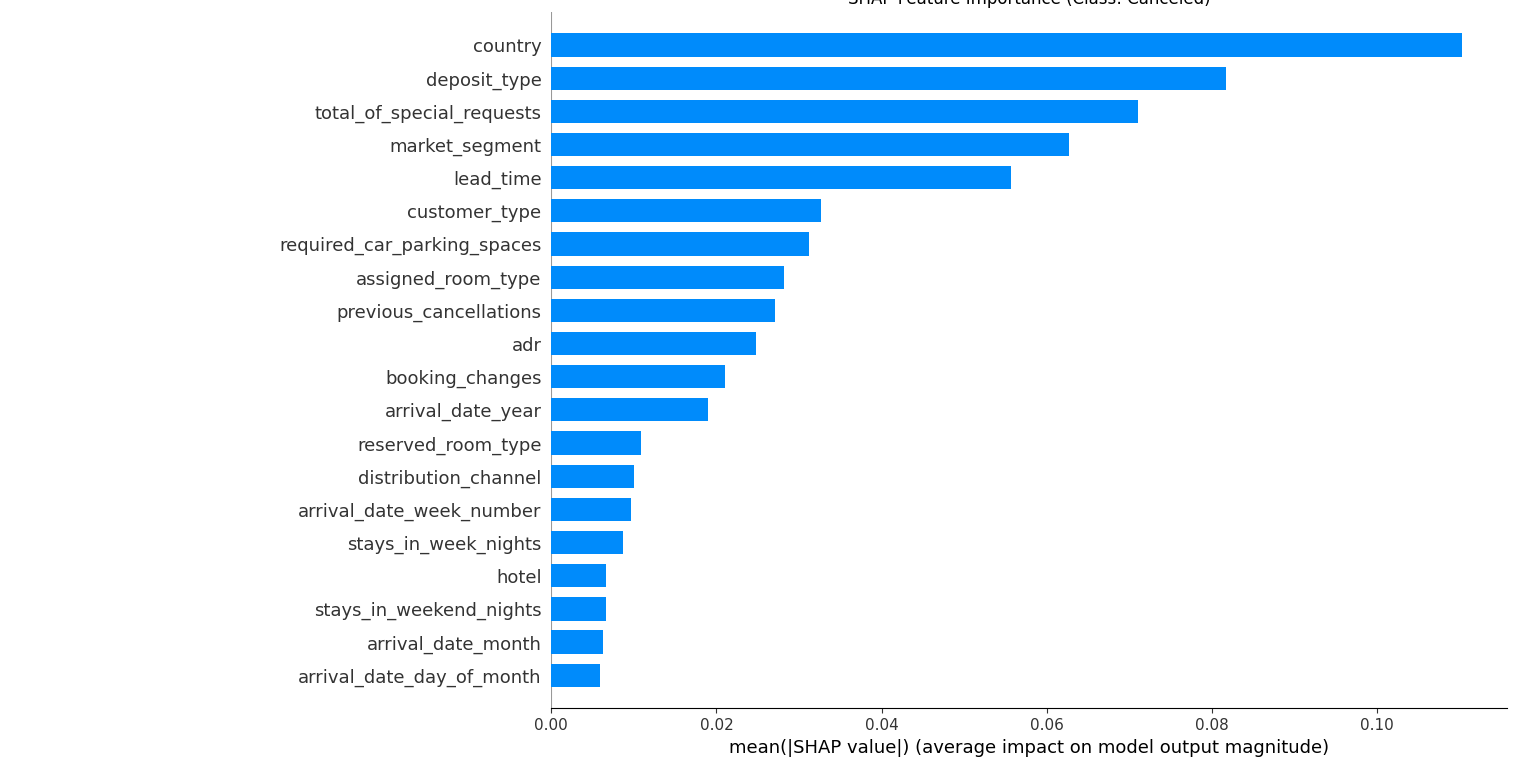

Python code for this plot:
# =====================================
# SHAP ANALYSIS FOR RANDOM FOREST
# =====================================

import joblib
import shap
import pandas as pd
import numpy as np
import matplotlib.pyplot as plt

# =====================================
# 1. Load model & data
# =====================================
model = joblib.load("model.pkl")      # Random Forest đã tối ưu
X_test = joblib.load("X_test.pkl")    # Test set sau tiền xử lý (KHÔNG SMOTE)

print("Model loaded:", type(model))
print("X_test shape:", X_test.shape)

# (Khuyến nghị) Lấy mẫu để SHAP chạy nhanh
X_test_sample = X_test.sample(
    n=min(1000, len(X_test)),
    random_state=42
)

# =====================================
# 2. Create SHAP explainer
# =====================================
explainer = shap.TreeExplainer(model)

# =====================================
# 3. Compute SHAP values
# =====================================
shap_values = explainer.shap_values(X_test_sample)

# Bài toán nhị phân → class 1 (is_canceled = 1)
shap_values_class1 = shap_values[1]

# =====================================
# 4. SHAP summary plot (BAR)
# =====================================
shap.summary_plot(
    shap_values_class1,
    X_test_sample,
    plot_type="bar",
    show=False
)
plt.title("SHAP Feature Importance (Class: Canceled)")
plt.show()

# =====================================
# 5. SHAP summary plot (BEESWARM)
# =====================================
shap.summary_plot(
    shap_values_class1,
    X_test_sample,
    show=False
)
plt.title("SHAP Summary Plot")
plt.show()

# =====================================
# 6. Top features table
# =====================================
feature_importance = pd.DataFrame({
    "feature": X_test_sample.columns,
    "mean_abs_shap": np.abs(shap_values_class1).mean(axis=0)
}).sort_values(by="mean_abs_shap", ascending=False)

print("\nTop 10 important features based on SHAP:")
print(feature_importance.head(10))
